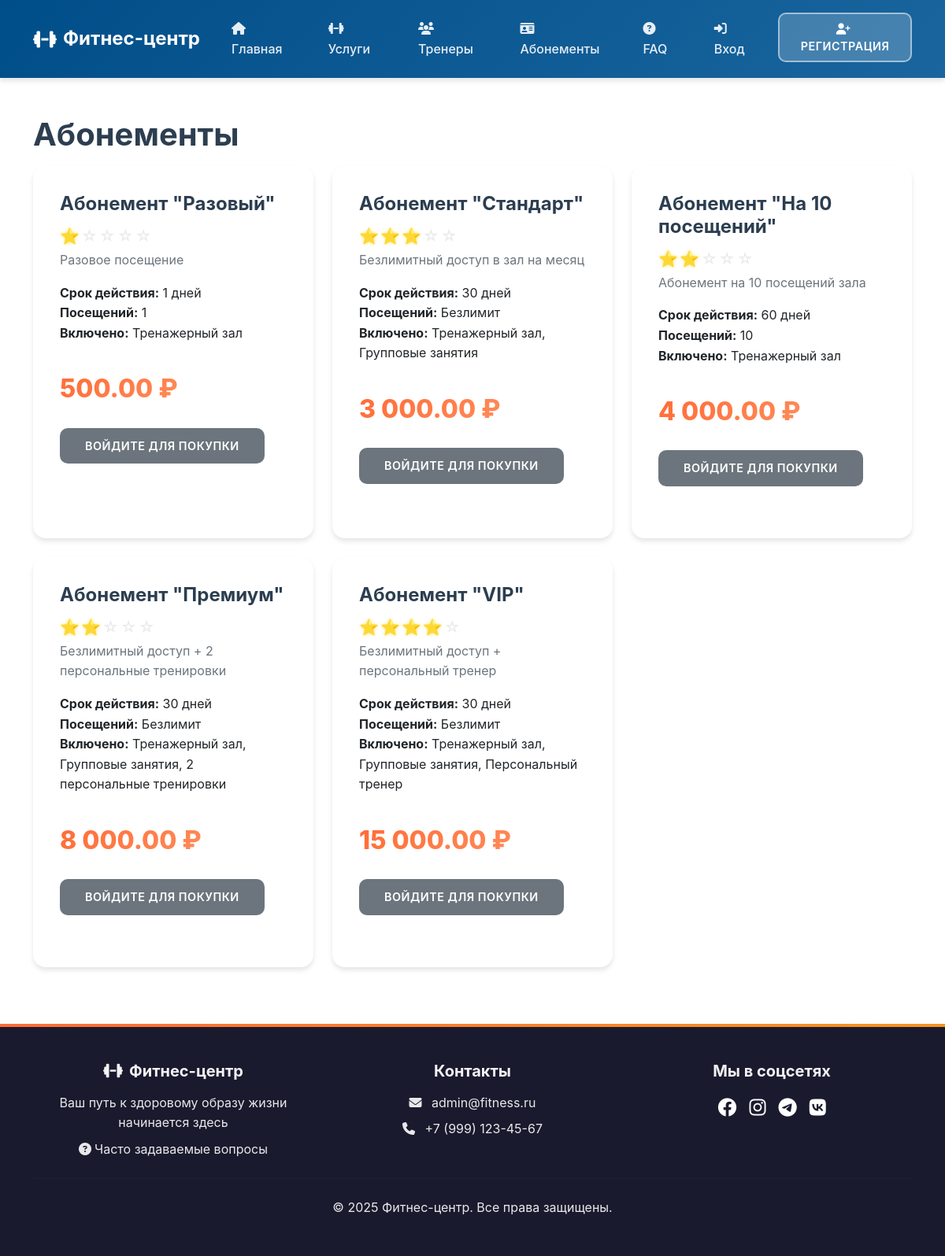
Screenshot of /subscriptions.php with the database file from the repository.
### tables this page shows
CREATE TABLE IF NOT EXISTS subscriptions (
    id INT AUTO_INCREMENT PRIMARY KEY,
    name VARCHAR(100) NOT NULL UNIQUE,
    description TEXT,
    price DECIMAL(10, 2) NOT NULL,
    duration_days INT NOT NULL COMMENT 'Срок действия в днях',
    visits_count INT DEFAULT NULL COMMENT 'Количество посещений (NULL = безлимит)',
    services_included TEXT COMMENT 'Включенные услуги',
    is_active BOOLEAN DEFAULT TRUE,
    created_at TIMESTAMP DEFAULT CURRENT_TIMESTAMP,
    updated_at TIMESTAMP DEFAULT CURRENT_TIMESTAMP ON UPDATE CURRENT_TIMESTAMP,
    INDEX idx_price (price)
);

### config/config.php (called while the page is built, shortened)
<?php
function isLoggedIn() {
    return isset($_SESSION['user_id']);
}
?>

### subscriptions.php (the view, shortened to what this page needs)
<?php
require_once 'config/config.php';
include 'includes/header.php';
try {
    $pdo = getDBConnection();
    $stmt = $pdo->query("SELECT * FROM subscriptions WHERE is_active = 1 ORDER BY price");
    $subscriptions = $stmt->fetchAll();
    $active_subscription = null;
} catch (PDOException $e) {
    error_log("Subscriptions error: " . $e->getMessage());
    $subscriptions = [];
    $active_subscription = null;
}
?>
<h1>Абонементы</h1>
<div class="row">
    <?php if (empty($subscriptions)): ?>
        <div class="col-12">
            <div class="alert alert-info">Абонементы не найдены</div>
        </div>
    <?php else: ?>
        <?php foreach ($subscriptions as $subscription): ?>
            <div class="col-md-4 mb-4">
                <div class="card subscription-card h-100">
                    <div class="card-body">
                        <h5 class="card-title"><?php echo htmlspecialchars($subscription['name']); ?></h5>
                        <?php
                        $rating = isset($subscription['rating']) && $subscription['rating'] > 0 ? (int)$subscription['rating'] : 0;
                        if ($rating > 0):
                        ?>
                        <div class="mb-2 rating-stars">
                            <?php for ($i = 1; $i <= 5; $i++): ?>
                                <?php if ($i <= $rating): ?>
                                    <span class="star star-filled">⭐</span>
                                <?php else: ?>
                                    <span class="star star-empty">☆</span>
                                <?php endif; ?>
                            <?php endfor; ?>
                        </div>
                        <?php endif; ?>
                        <p class="card-text"><?php echo htmlspecialchars($subscription['description']); ?></p>
                        <ul class="list-unstyled">
                            <li><strong>Срок действия:</strong> <?php echo $subscription['duration_days']; ?> дней</li>
                            <li><strong>Посещений:</strong>
                                <?php echo $subscription['visits_count'] ? $subscription['visits_count'] : 'Безлимит'; ?>
                            </li>
                            <?php if ($subscription['services_included']): ?>
                                <li><strong>Включено:</strong> <?php echo htmlspecialchars($subscription['services_included']); ?></li>
                            <?php endif; ?>
                        </ul>
                        <div class="price"><?php echo number_format($subscription['price'], 2, '.', ' '); ?> ₽</div>
                        <?php if (isLoggedIn()): ?>
                            <?php if ($active_subscription): ?>
                                <button class="btn btn-secondary mt-2" disabled title="У вас уже есть активный абонемент">
                                    <i class="fas fa-lock me-2"></i>Недоступно
                                </button>
                            <?php else: ?>
                                <button class="btn btn-primary mt-2" onclick="addToCart({
                                    type: 'subscription',
                                    id: <?php echo $subscription['id']; ?>,
                                    name: '<?php echo htmlspecialchars($subscription['name'], ENT_QUOTES); ?>',
                                    price: <?php echo $subscription['price']; ?>,
                                    quantity: 1
                                })">Добавить в корзину</button>
                            <?php endif; ?>
                        <?php else: ?>
                            <a href="login.php" class="btn btn-secondary mt-2">Войдите для покупки</a>
                        <?php endif; ?>
                    </div>
                </div>
            </div>
        <?php endforeach; ?>
    <?php endif; ?>
</div>
<?php include 'includes/footer.php'; ?>

### includes/header.php (shortened to what this page needs)
<!DOCTYPE html>
<html lang="ru" class="smooth-scroll">
<head>
    <link href="https://cdn.jsdelivr.net/npm/bootstrap@5.3.0/dist/css/bootstrap.min.css" rel="stylesheet">
    <link rel="stylesheet" href="https://cdnjs.cloudflare.com/ajax/libs/font-awesome/6.4.0/css/all.min.css">
    <link rel="stylesheet" href="assets/css/style.css">
</head>
<body>
    <nav class="navbar navbar-expand-lg navbar-dark">
        <div class="container">
            <a class="navbar-brand" href="index.php">
                <i class="fas fa-dumbbell"></i> Фитнес-центр
            </a>
            <div class="collapse navbar-collapse" id="navbarNav">
                <ul class="navbar-nav me-auto">
                    <li class="nav-item">
                        <a class="nav-link" href="index.php"><i class="fas fa-home me-1"></i>Главная</a>
                    </li>
                    <li class="nav-item">
                        <a class="nav-link" href="services.php"><i class="fas fa-dumbbell me-1"></i>Услуги</a>
                    </li>
                    <li class="nav-item">
                        <a class="nav-link" href="trainers.php"><i class="fas fa-users me-1"></i>Тренеры</a>
                    </li>
                    <li class="nav-item">
                        <a class="nav-link" href="subscriptions.php"><i class="fas fa-id-card me-1"></i>Абонементы</a>
                    </li>
                    <li class="nav-item">
                        <a class="nav-link" href="faq.php"><i class="fas fa-question-circle me-1"></i>FAQ</a>
                    </li>
                </ul>
                <ul class="navbar-nav">
                    <?php if (isLoggedIn()): ?>
                        <?php
                        $current_username = $_SESSION['username'] ?? '';
                        $active_subscription = null;
                        try {
                            $pdo = getDBConnection();
                            $stmt = $pdo->prepare("SELECT username FROM users WHERE id = ?");
                            $stmt->execute([$_SESSION['user_id']]);
                            $user_data = $stmt->fetch();
                            if ($user_data) {
                                $current_username = $user_data['username'];
                                if ($_SESSION['username'] !== $current_username) {
                                    $_SESSION['username'] = $current_username;
                                }
                            }
                            $stmt = $pdo->prepare("SELECT us.*, s.name as subscription_name
                                                  FROM user_subscriptions us
                                                  INNER JOIN subscriptions s ON us.subscription_id = s.id
                                                  WHERE us.user_id = ? AND us.is_active = 1 AND us.end_date >= CURDATE()
                                                  ORDER BY us.end_date DESC
                                                  LIMIT 1");
                            $stmt->execute([$_SESSION['user_id']]);
                            $active_subscription = $stmt->fetch();
                        } catch (PDOException $e) {
                            error_log("User data fetch error: " . $e->getMessage());
                        }
                        ?>
                        <li class="nav-item dropdown">
                            <a class="nav-link dropdown-toggle" href="#" id="navbarDropdown" role="button" data-bs-toggle="dropdown" aria-expanded="false">
                                <i class="fas fa-user me-1"></i><?php echo htmlspecialchars($current_username); ?>
                                <?php if ($active_subscription): ?>
                                    <span class="badge bg-success ms-2" title="Активная подписка: <?php echo htmlspecialchars($active_subscription['subscription_name']); ?> до <?php echo date('d.m.Y', strtotime($active_subscription['end_date'])); ?>">
                                        <i class="fas fa-id-card me-1"></i><?php echo htmlspecialchars($active_subscription['subscription_name']); ?>
                                    </span>
                                <?php endif; ?>
                            </a>
                            <ul class="dropdown-menu dropdown-menu-end">
                                <li><a class="dropdown-item" href="profile.php"><i class="fas fa-user-circle me-2"></i>Профиль</a></li>
                                <li><hr class="dropdown-divider"></li>
                                <li><a class="dropdown-item" href="logout.php"><i class="fas fa-sign-out-alt me-2"></i>Выйти</a></li>
                            </ul>
                        </li>
                    <?php else: ?>
                        <li class="nav-item">
                            <a class="nav-link" href="login.php"><i class="fas fa-sign-in-alt me-1"></i>Вход</a>
                        </li>
                        <li class="nav-item">
                            <a class="btn btn-register ms-2" href="register.php">
                                <i class="fas fa-user-plus me-1"></i>Регистрация
                            </a>
                        </li>
                    <?php endif; ?>
                </ul>
            </div>
        </div>
    </nav>
    <main class="container my-5 flex-grow-1">

### includes/footer.php (shortened to what this page needs)
    </main>
    <footer class="text-white text-center py-5">
        <div class="container">
            <div class="row mb-4">
                <div class="col-md-4 mb-3 mb-md-0">
                    <h5 class="mb-3 footer-hover"><i class="fas fa-dumbbell me-2"></i>Фитнес-центр</h5>
                    <p class="mb-0 footer-text-hover">Ваш путь к здоровому образу жизни начинается здесь</p>
                    <p class="mb-0 mt-2">
                        <a href="faq.php" class="text-white text-decoration-none footer-link-hover">
                            <i class="fas fa-question-circle me-1"></i>Часто задаваемые вопросы
                        </a>
                    </p>
                </div>
                <div class="col-md-4 mb-3 mb-md-0">
                    <h5 class="mb-3 footer-hover">Контакты</h5>
                    <p class="mb-2 footer-text-hover">
                        <i class="fas fa-envelope me-2"></i>
                        <a href="#" class="text-white text-decoration-none footer-link-hover" data-bs-toggle="modal" data-bs-target="#contactModal"><?php echo ADMIN_EMAIL; ?></a>
                    </p>
                    <p class="mb-0 footer-text-hover">
                        <i class="fas fa-phone me-2"></i>
                        <a href="tel:+79991234567" class="text-white text-decoration-none footer-link-hover">+7 (999) 123-45-67</a>
                    </p>
                </div>
                <div class="col-md-4">
                    <h5 class="mb-3">Мы в соцсетях</h5>
                    <div class="d-flex justify-content-center gap-3">
                        <a href="#" class="text-white fs-4" aria-label="Facebook"><i class="fab fa-facebook"></i></a>
                        <a href="#" class="text-white fs-4" aria-label="Instagram"><i class="fab fa-instagram"></i></a>
                        <a href="#" class="text-white fs-4" aria-label="Telegram"><i class="fab fa-telegram"></i></a>
                        <a href="#" class="text-white fs-4" aria-label="VKontakte"><i class="fab fa-vk"></i></a>
                    </div>
                </div>
            </div>
            <hr class="my-4" style="border-color: rgba(255,255,255,0.1);">
            <p class="mb-0">&copy; <?php echo date('Y'); ?> Фитнес-центр. Все права защищены.</p>
        </div>
    </footer>
</body>
</html>

### includes/header.php (style rules this page uses)
body { visibility: hidden; }
body.loaded { visibility: visible; }

### subscriptions.php (style rules this page uses)
.rating-stars { display: flex; gap: 2px; align-items: center; }
.rating-stars .star { font-size: 20px; line-height: 1; display: inline-block; transition: transform 0.2s ease; user-select: none; }
.rating-stars .star-filled { color: #FFD700; filter: drop-shadow(0 0 2px rgba(255, 215, 0, 0.5)); }
.rating-stars .star-empty { color: #CCCCCC; opacity: 0.4; }

### rows the page displays
subscriptions: name "Абонемент \"Разовый\"", description "Разовое посещение", duration_days "1", visits_count "1", services_included "Тренажерный зал", price "500.00"
subscriptions: name "Абонемент \"Стандарт\"", description "Безлимитный доступ в зал на месяц", duration_days "30", services_included "Тренажерный зал, Групповые занятия", price "3 000.00"
subscriptions: name "Абонемент \"На 10 посещений\"", description "Абонемент на 10 посещений зала", duration_days "60", visits_count "10", services_included "Тренажерный зал", price "4 000.00"
subscriptions: name "Абонемент \"Премиум\"", description "Безлимитный доступ + 2 персональные тренировки", duration_days "30", services_included "Тренажерный зал, Групповые занятия, 2 персональные тренировки", price "8 000.00"
subscriptions: name "Абонемент \"VIP\"", description "Безлимитный доступ + персональный тренер", duration_days "30", services_included "Тренажерный зал, Групповые занятия, Персональный тренер", price "15 000.00"

### other values shown
ADMIN_EMAIL "admin@fitness.ru"
